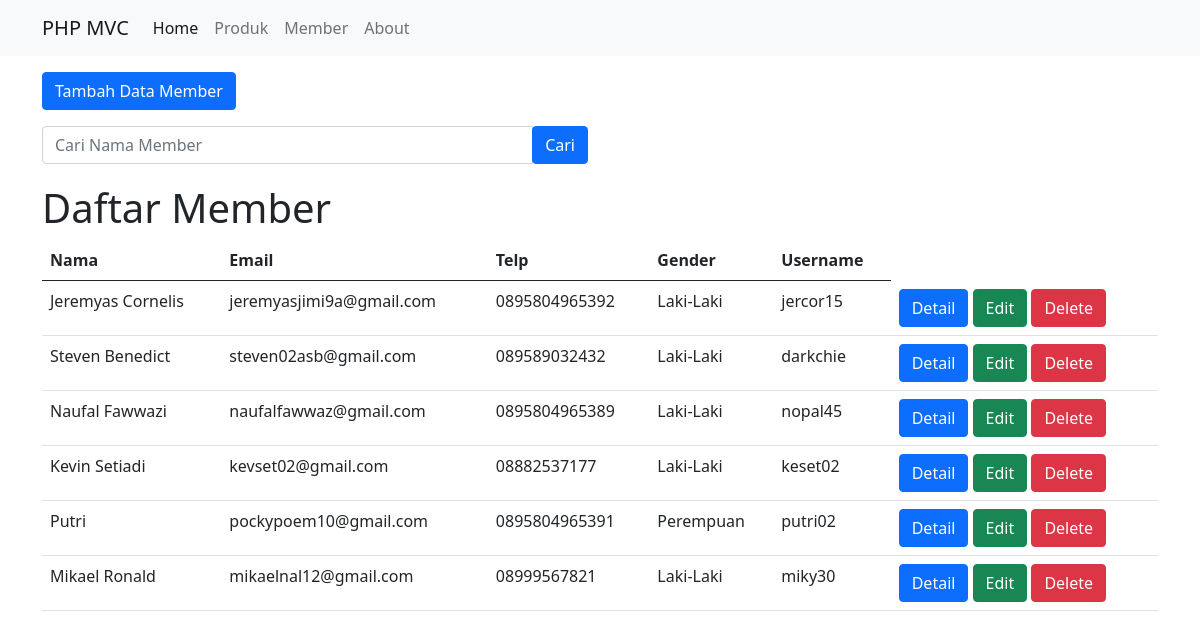
The page /public/member on the database its author committed.
### tables this page shows
CREATE TABLE `member` (
  `id` int(11) NOT NULL,
  `nama_member` varchar(40) DEFAULT NULL,
  `email` varchar(30) DEFAULT NULL,
  `telp` varchar(30) DEFAULT NULL,
  `alamat` varchar(60) DEFAULT NULL,
  `kota` varchar(40) DEFAULT NULL,
  `provinsi` varchar(40) DEFAULT NULL,
  `gender` varchar(10) DEFAULT NULL,
  `userName` varchar(20) DEFAULT NULL,
  `password` varchar(100) DEFAULT NULL
);

### app/core/Controller.php (called while the page is built, shortened)
<?php
class Controller {
    public function view($view, $data = []) {
        require_once '../app/views/' . $view . '.php';
    }
    public function model($model) {
        return new $model;
    }
}

### app/controllers/Member.php (called while the page is built, shortened)
<?php
class Member extends Controller {
    public function index(){
        $data['judul'] = 'Daftar Member';
        $data['member'] = $this->model('Member_model')->getAllMember();
        $this->view('templates/header', $data);
        $this->view('member/index', $data);
        $this->view('templates/footer2');
    }
}

### app/core/App.php (called while the page is built, shortened)
<?php
class App {
    protected $method = 'index';
    protected $params = [];
    public function __construct()
    {
        $this->controller = new $this->controller;
        call_user_func_array([$this->controller, $this->method], $this->params);
    }
}

### public/index.php (called while the page is built, shortened)
<?php
$app = new App;

### app/core/Database.php (called while the page is built, shortened)
<?php
class Database {
    private $host = DB_HOST;
    private $user = DB_USER;
    private $pass = DB_PASS;
    private $db_name = DB_NAME;
    private $dbh;
    private $stmt;
    public function __construct()
    {
        $dsn = 'mysql:host='. $this->host . '; dbname=' . $this->db_name;
        $option = [
            PDO::ATTR_PERSISTENT => true,
            PDO::ATTR_ERRMODE => PDO::ERRMODE_EXCEPTION
        ];
        try {
            $this->dbh = new PDO($dsn, $this->user, $this->pass, $option);
        } catch(PDOException $e) {
            die($e -> getMessage());
        }
    }
    public function query($query) {
        $this->stmt = $this->dbh->prepare($query);
    }
    public function execute() {
        $this->stmt->execute();
    }
    public function resultSet() {
        $this->execute();
        return $this->stmt->fetchAll(PDO::FETCH_ASSOC);
    }
}

### app/models/Member_model.php (called while the page is built, shortened)
<?php
class Member_model {
    private $table = 'member';
    private $db;
    public function __construct()
    {
        $this->db = new Database;
    }
    public function getAllMember() {
        $this->db->query('SELECT * FROM ' . $this->table);
        return $this->db->resultSet();
    }
}

### app/views/member/index.php (the view, shortened to what this page needs)
<div class="container mt-3">
    <div class="row mb-3">
        <div class="col-lg-6">
            <a href="<?= BASEURL; ?>/member/tambah" style="text-decoration: none; color: #fff; font-size: 16px;">
                <button type="button" class="btn btn-primary" >
                    Tambah Data Member
                </button>
            </a>
        </div>
    </div>
    <div class="row mb-3">
        <div class="col-lg-6">
            <form action="<?= BASEURL;?>/member/cari" method="post">
                <div class="input-group mb-1">
                    <input type="text" class="form-control" placeholder="Cari Nama Member" name="keyword" id="keyword" autocomplete="off" aria-describedby="button-addon2">
                    <div class="input-group-append">
                        <button class="btn btn-primary" type="submit" id="tombolCari">Cari</button>
                    </div>
                </div>
            </form>
        </div>
    </div>
    <div class="row">
        <div class="col-12">
        <h1>Daftar Member</h1>
            <table class="table table-stripped">
            <thead>
            <tr>
                <th scope="col">Nama</th>
                <th scope="col">Email</th>
                <th scope="col">Telp</th>
                <th scope="col">Gender</th>
                <th scope="col">Username</th>
            </tr>
            </thead>
            <tbody>
            <?php foreach ($data['member'] as $mbr) : ?>
            <tr>
                <td><?= $mbr['nama_member'];?></td>
                <td><?= $mbr['email'];?></td>
                <td><?= $mbr['telp'];?></td>
                <td><?= $mbr['gender'];?></td>
                <td><?= $mbr['userName'];?></td>
                <td>
                <a href="<?= BASEURL; ?>/member/detail/<?= $mbr['id'];?>" class="btn btn-primary">Detail</a>
                <a href="<?= BASEURL; ?>/member/ubah/<?= $mbr['id'];?>" class="btn btn-success tampilModalUbah" data-bs-toggle="modal" data-bs-target="#formModal" data-id="<?= $mbr["id"]; ?>">Edit</a>
                <a href="<?= BASEURL; ?>/member/hapus/<?= $mbr['id'];?>" class="btn btn-danger">Delete</a>
                </td>
            </tr>
            <?php endforeach; ?>
            </tbody>
            </table>
        </div>
    </div>
</div>

### app/views/templates/header.php (shortened to what this page needs)
<!DOCTYPE html>
<html lang="en">
<head>
    <link href='https://cdn.jsdelivr.net/npm/bootstrap@5.1.0/dist/css/bootstrap.min.css' rel='stylesheet'>
</head>
<body>
<nav class="navbar navbar-expand-lg navbar-light bg-light">
    <div class="container">
        <a class="navbar-brand" href="<?= BASEURL;?>">PHP MVC</a>
        <div class="collapse navbar-collapse" id="navbarNavAltMarkup">
            <div class="navbar-nav">
                <a class="nav-link active" aria-current="page" href="<?= BASEURL;?>">Home</a>
                <a class="nav-link" href="<?= BASEURL;?>/produk">Produk</a>
                <a class="nav-link" href="<?= BASEURL;?>/member">Member</a>
                <a class="nav-link" href="<?= BASEURL;?>/about">About</a>
            </div>
        </div>
  </div>
</nav>

### app/views/templates/footer2.php (shortened to what this page needs)
</body>
</html>

### rows shown on the page
member: nama_member "Jeremyas Cornelis", email "jeremyasjimi9a@gmail.com", telp "0895804965392", gender "Laki-Laki", userName "jercor15"
member: nama_member "Steven Benedict", email "steven02asb@gmail.com", telp "089589032432", gender "Laki-Laki", userName "darkchie"
member: nama_member "Naufal Fawwazi", email "naufalfawwaz@gmail.com", telp "0895804965389", gender "Laki-Laki", userName "nopal45"
member: nama_member "Kevin Setiadi", email "kevset02@gmail.com", telp "08882537177", gender "Laki-Laki", userName "keset02"
member: nama_member "Putri", email "pockypoem10@gmail.com", telp "0895804965391", gender "Perempuan", userName "putri02"
member: nama_member "Mikael Ronald", email "mikaelnal12@gmail.com", telp "08999567821", gender "Laki-Laki", userName "miky30"
